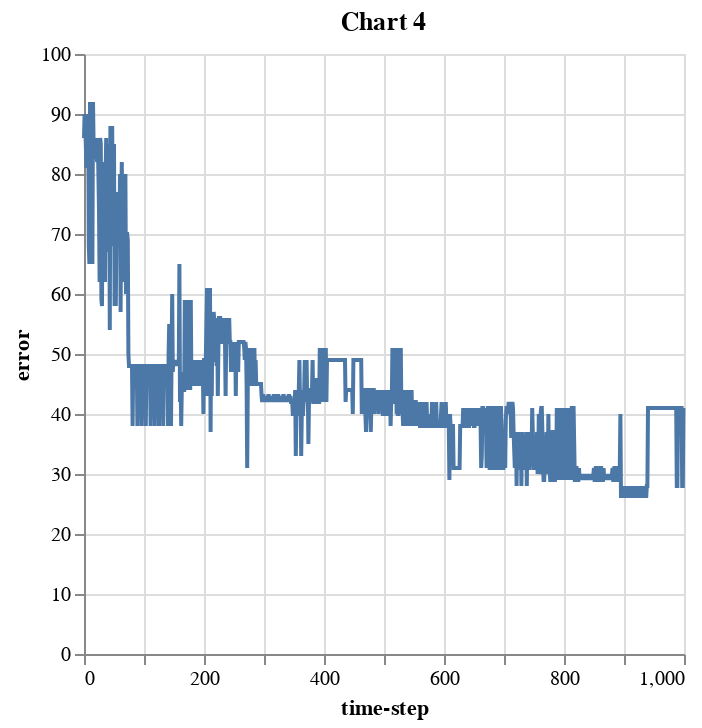

This figure's notebook cell:
### Code cell
error_df = pd.DataFrame({'error':errors, 'time-step': np.arange(0, len(errors))})
alt.Chart(error_df).mark_line().encode(
    x="time-step", y="error"
).properties(
    title='Chart 4'
)

### Figure 1 — Vega-Lite specification as saved in the notebook (floating-point values rounded to 4 significant figures; data arrays with more than 128 entries replaced by an {"elided": "..."} marker saying what was removed)
{"config": {"view": {"continuousWidth": 300, "continuousHeight": 300}}, "data": {"name": "data-951382186f4c4e194f0739978de4a612"}, "mark": {"type": "line"}, "encoding": {"x": {"field": "time-step", "type": "quantitative"}, "y": {"field": "error", "type": "quantitative"}}, "title": "Chart 4", "$schema": "https://vega.github.io/schema/vega-lite/v5.20.1.json", "datasets": {"data-951382186f4c4e194f0739978de4a612": {"elided": "1000 records"}}}
